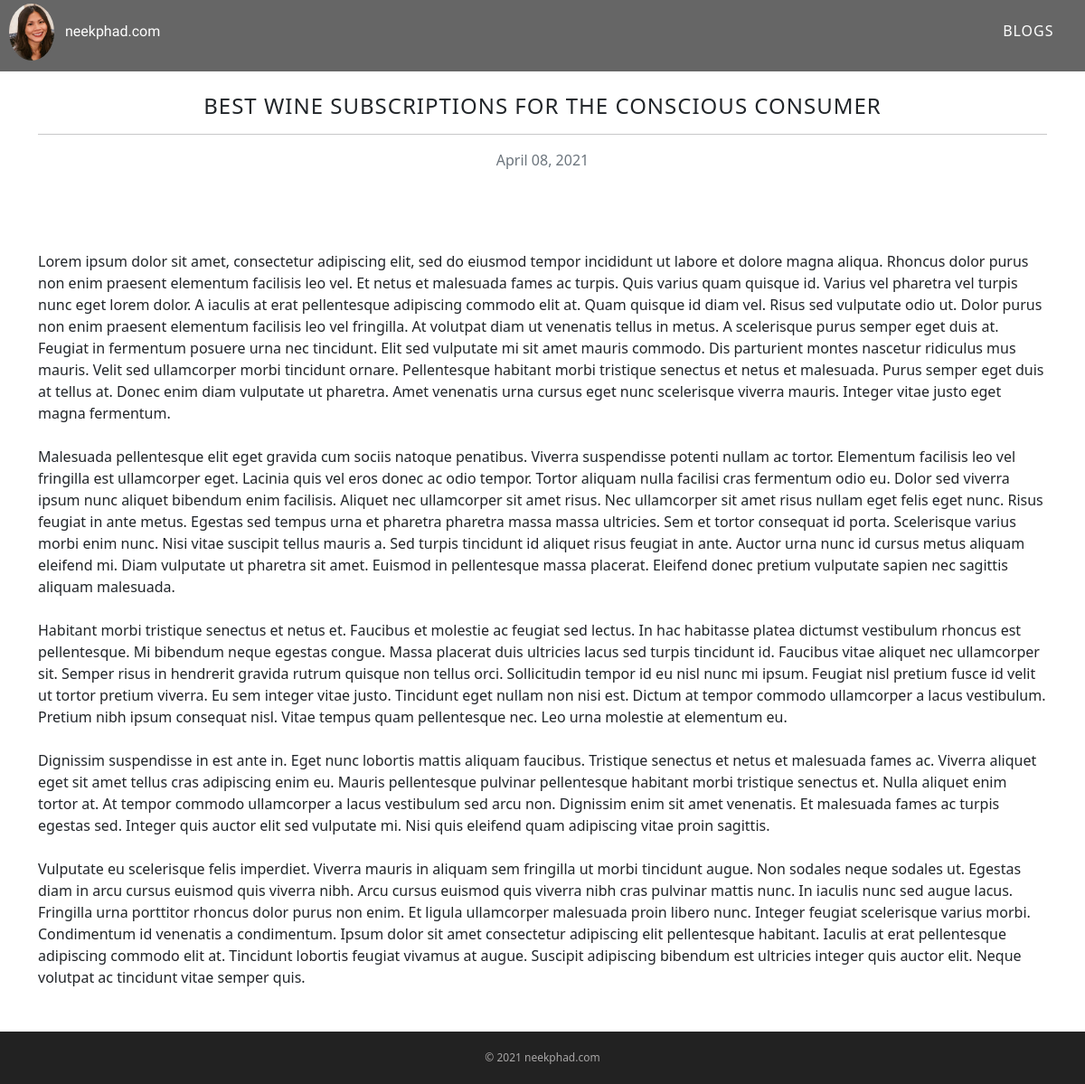
The page /blog/5/best-wine-subscriptions-conscious-consumer/ on the database as committed earlier.
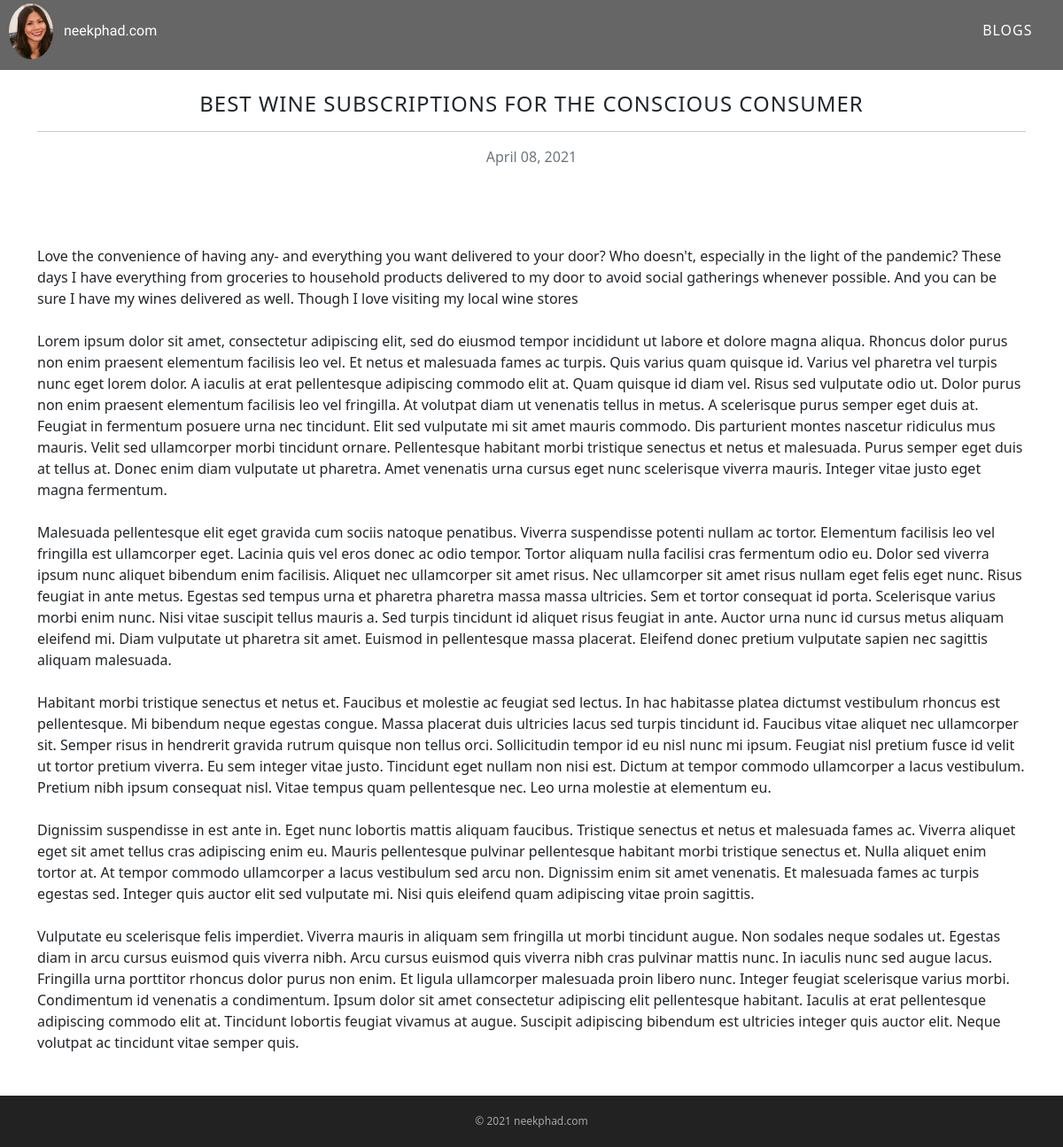
The same page on the database as committed later.
### website/models.py (models this page shows, shortened)
class Blog(models.Model):
    title = models.CharField(max_length=200, blank=False)
    slug = models.SlugField(max_length=200, null=True, blank=False)
    description = models.TextField()
    date = models.DateField()
    image = models.ImageField(upload_to='images/', null=True, blank=True)
    url = models.URLField(blank=True)
    class Meta:
        ordering = ['-date']

### website/views.py (the view)
# urls.py: path('blog/<int:blog_id>/<slug:slug>/', views.blog_detail, name='blog_detail'),
def blog_detail(request, blog_id, slug):
    blog = get_object_or_404(Blog, pk=blog_id, slug=slug)
    return render(request, 'blog_detail.html', {'blog':blog})

### website/templates/blog_detail.html (shortened to what this page needs)
{% extends 'base.html' %}
{% load static %}
{% block content %}
<section>
<div class="container">
    <div class="row">
        <div class="col-md-12 mb-4 mt-4 center">
            <div class="blog-detail">
                <h4>{{ blog.title }}</h4>
                <hr>
                <p class="text-muted text-center">{{ blog.date|date:'F d, Y' }}</p>
                <br>
                <br>
                <br>
                <p class="card-text">{{ blog.description|safe }}</p>
            </div>
            <br>
        </div>
    </div>
</div>
</section>
{% endblock %}

Rows that differ between the two databases and show on the page:
changed Blog "BEST WINE SUBSCRIPTIONS FOR THE CONSCIOUS CONSUMER": description "Lorem ipsum dolor sit…" → "Love the convenience of having any- and everything you want delivered to your door? Who doesn't, especially in the light of the pandemic? These days I have everything from groceries to household products delivered to my door to avoid social gatherings whenever possible. And you can be sure I have my wines delivered as well. Though I love visiting my local wine stores Lorem ipsum dolor sit…"
